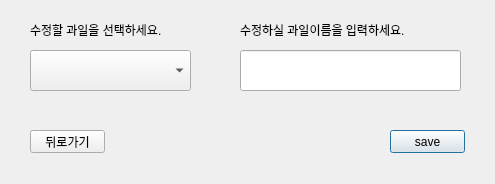
<?xml version="1.0" encoding="UTF-8"?>
<ui version="4.0">
 <class>Dialog</class>
 <widget class="QDialog" name="Dialog">
  <property name="geometry">
   <rect>
    <x>0</x>
    <y>0</y>
    <width>495</width>
    <height>184</height>
   </rect>
  </property>
  <property name="windowTitle">
   <string>Dialog</string>
  </property>
  <widget class="QPushButton" name="save">
   <property name="geometry">
    <rect>
     <x>390</x>
     <y>130</y>
     <width>75</width>
     <height>23</height>
    </rect>
   </property>
   <property name="text">
    <string>save</string>
   </property>
  </widget>
  <widget class="QLineEdit" name="fruit_name_adit">
   <property name="geometry">
    <rect>
     <x>240</x>
     <y>50</y>
     <width>221</width>
     <height>41</height>
    </rect>
   </property>
  </widget>
  <widget class="QComboBox" name="fruit_name">
   <property name="geometry">
    <rect>
     <x>30</x>
     <y>50</y>
     <width>161</width>
     <height>41</height>
    </rect>
   </property>
  </widget>
  <widget class="QPushButton" name="search_del_2">
   <property name="geometry">
    <rect>
     <x>30</x>
     <y>130</y>
     <width>75</width>
     <height>23</height>
    </rect>
   </property>
   <property name="text">
    <string>뒤로가기</string>
   </property>
  </widget>
  <widget class="QLabel" name="label">
   <property name="geometry">
    <rect>
     <x>30</x>
     <y>20</y>
     <width>181</width>
     <height>20</height>
    </rect>
   </property>
   <property name="text">
    <string>수정할 과일을 선택하세요.</string>
   </property>
  </widget>
  <widget class="QLabel" name="label_2">
   <property name="geometry">
    <rect>
     <x>240</x>
     <y>20</y>
     <width>231</width>
     <height>20</height>
    </rect>
   </property>
   <property name="text">
    <string>수정하실 과일이름을 입력하세요.</string>
   </property>
  </widget>
 </widget>
 <resources/>
 <connections/>
</ui>
